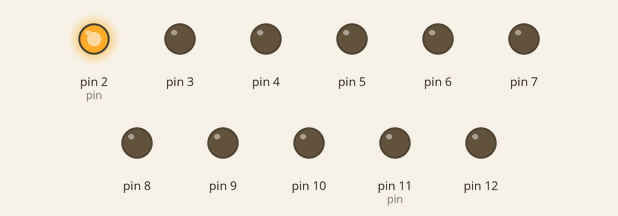
This sketch was run on a simulated Arduino Uno, built with avr-gcc and run on an emulated ATmega328P. Shown: output pins drawn as LEDs (lit = HIGH).

Above: at 0.02 s.
At 0.32 s:
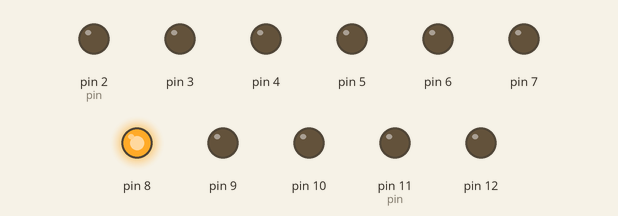
At 0.62 s:
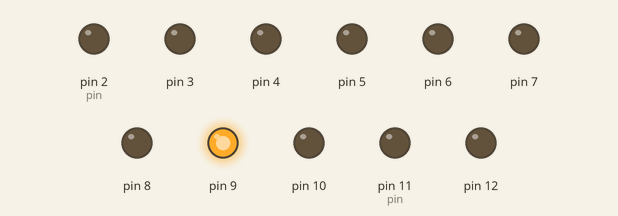
At 1.27 s:
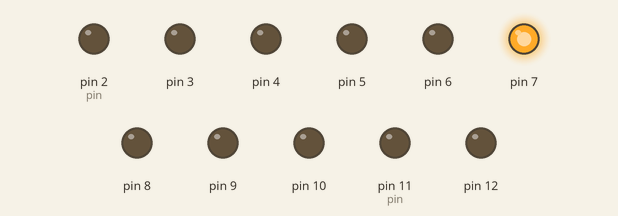
At 1.87 s:
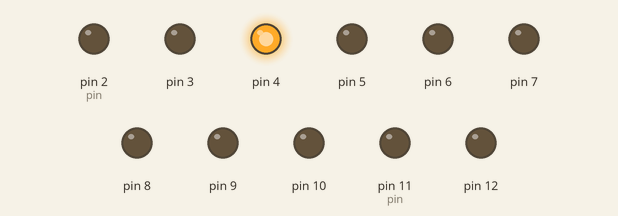
At 2.5 s:
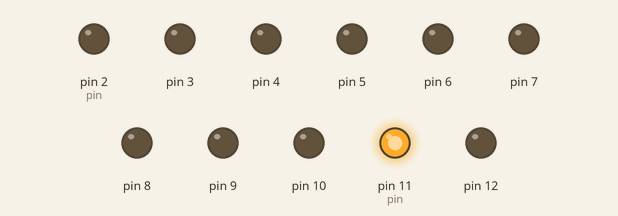
Timing chart, 0 to 3.0 s (numbered marks = the images above):
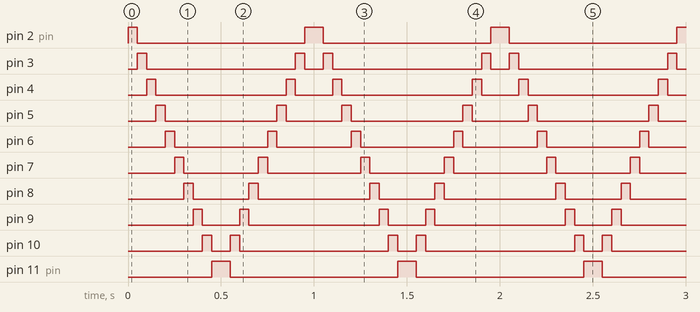

The sketch:

LED_SECUENCIAL.ino
```cpp
int pin=2;
#define bar
void setup() {
for(pin;pin<=12;pin++){
  {
    pinMode(pin, OUTPUT);
  }
}
}
void loop() {
  pin=2;
  for(bar;pin<=11;pin++){
    digitalWrite(pin, HIGH);
    delay(50);
    digitalWrite(pin, LOW);
    }
   pin=11;
  for(bar;pin>=2;pin--){
    digitalWrite(pin, HIGH);
    delay(50);
    digitalWrite(pin, LOW);
}
}
```

Measured:
- by itself, pin 2 (pin), pin 11 (pin): alternates HIGH for 0.10 s and LOW for 0.90 s
- by itself, pin 3: repeats every 1.0 s: LOW 0.80 s, HIGH 0.05 s, LOW 0.10 s, HIGH 0.05 s
- by itself, pin 4: repeats every 1.0 s: LOW 0.70 s, HIGH 0.05 s, LOW 0.20 s, HIGH 0.05 s
- by itself, pin 5: repeats every 1.0 s: LOW 0.60 s, HIGH 0.05 s, LOW 0.30 s, HIGH 0.05 s
- by itself, pin 6: alternates HIGH for 0.05 s and LOW for 0.50 s
- by itself, pin 7: alternates HIGH for 0.05 s and LOW for 0.40 s
- by itself, pin 8: repeats every 1.0 s: LOW 0.30 s, HIGH 0.05 s, LOW 0.60 s, HIGH 0.05 s
- by itself, pin 9: repeats every 1.0 s: LOW 0.20 s, HIGH 0.05 s, LOW 0.70 s, HIGH 0.05 s
